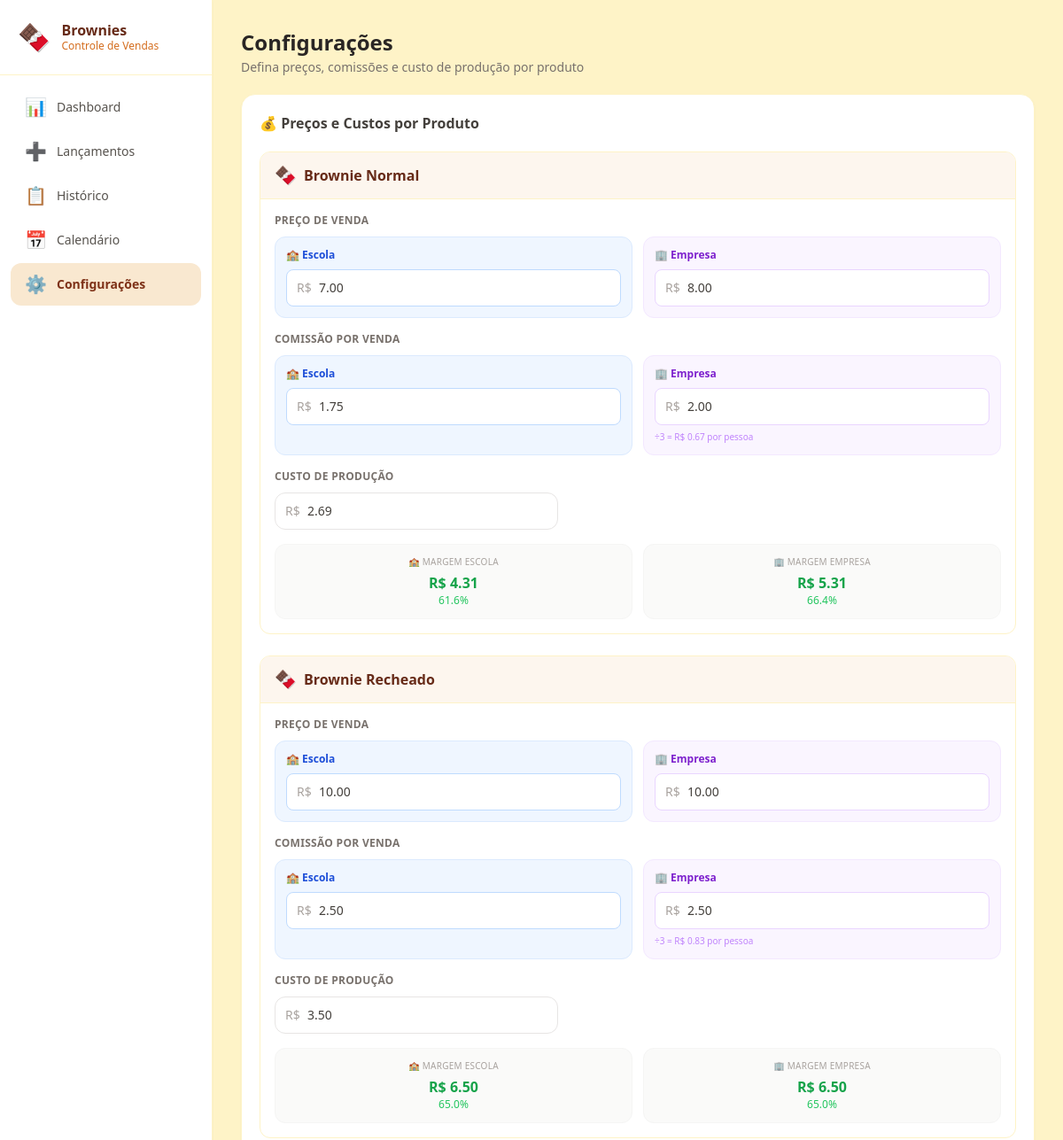
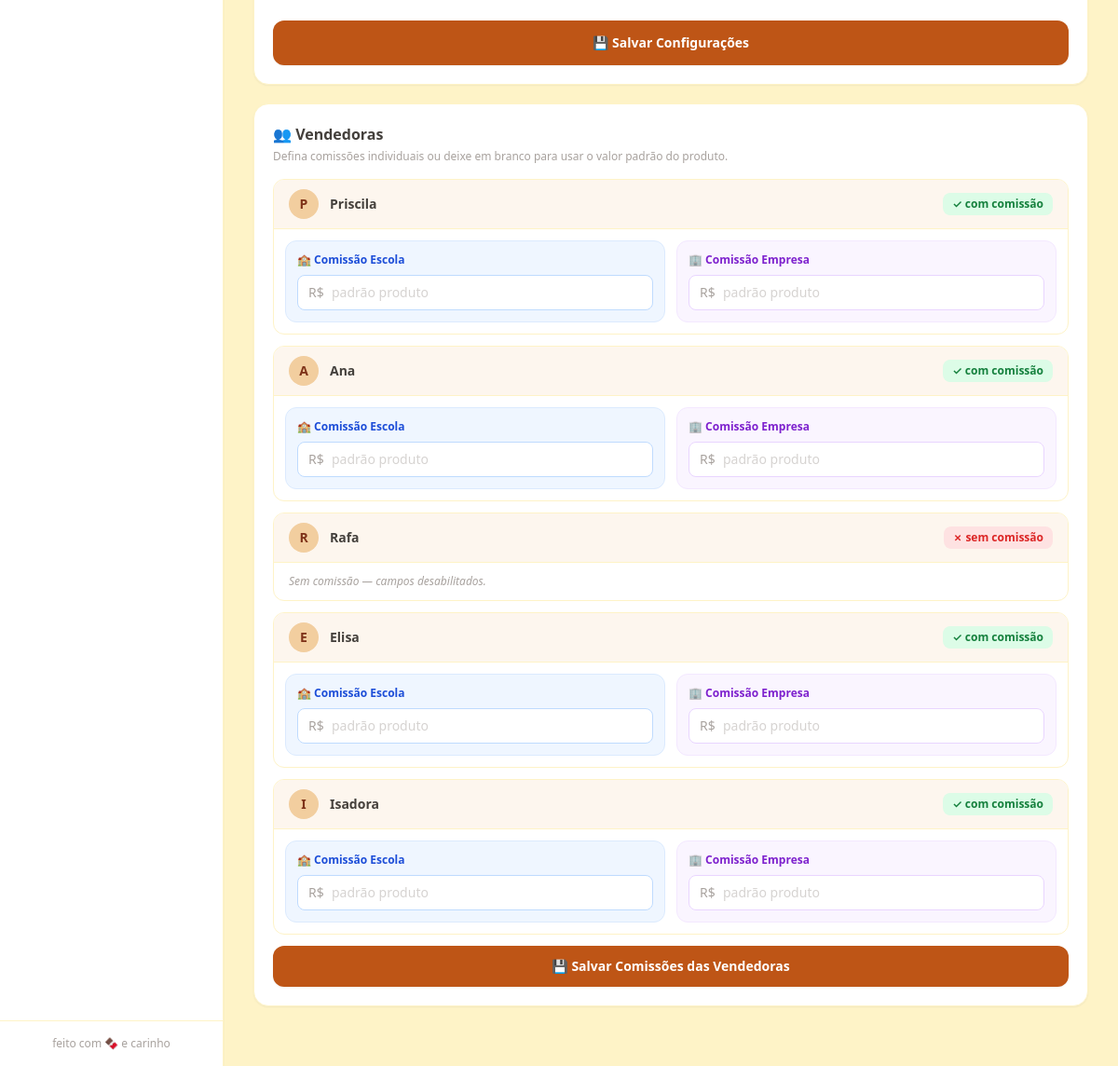
/configuracoes, run on the app's committed database (2 pictures, top to bottom).
### app.py (models this page shows)
class Produto(db.Model):
    id = db.Column(db.Integer, primary_key=True)
    nome = db.Column(db.String(100), nullable=False)
    preco_escola = db.Column(db.Float, default=0.0)
    preco_empresa = db.Column(db.Float, default=0.0)
    custo = db.Column(db.Float, default=0.0)
    comissao_escola = db.Column(db.Float, default=0.0)
    comissao_empresa = db.Column(db.Float, default=0.0)

class Vendedora(db.Model):
    id = db.Column(db.Integer, primary_key=True)
    nome = db.Column(db.String(100), nullable=False)
    ativo = db.Column(db.Boolean, default=True)
    tem_comissao = db.Column(db.Boolean, default=True)
    comissao_escola = db.Column(db.Float, nullable=True)   # None = usa valor do produto
    comissao_empresa = db.Column(db.Float, nullable=True)  # None = usa valor do produto

### app.py (the view, shortened to what this page needs)
@app.route('/configuracoes', methods=['GET', 'POST'])
def configuracoes():
    produtos = Produto.query.all()
    vendedoras = Vendedora.query.all()
    return render_template('configuracoes.html', produtos=produtos, vendedoras=vendedoras)

### templates/configuracoes.html (shortened to what this page needs)
{% extends "base.html" %}
{% block content %}
<div class="space-y-5">
  <div class="hidden md:block">
    <h2 class="text-2xl font-bold text-stone-800">Configurações</h2>
    <p class="text-stone-500 text-sm mt-0.5">Defina preços, comissões e custo de produção por produto</p>
  </div>
  <div class="bg-white rounded-2xl p-5 shadow-sm border border-amber-100">
    <h3 class="font-semibold text-stone-700 mb-5 flex items-center gap-2">💰 Preços e Custos por Produto</h3>
    <form method="POST" action="/configuracoes" class="space-y-6">
      {% for p in produtos %}
      <div class="border border-amber-100 rounded-xl overflow-hidden">
        <div class="bg-choco-50 px-4 py-3 flex items-center gap-2 border-b border-amber-100">
          <span class="text-xl">🍫</span>
          <h4 class="font-semibold text-choco-900">{{ p.nome }}</h4>
        </div>
        <div class="p-4 space-y-4">
          <div>
            <p class="text-xs font-semibold text-stone-500 uppercase tracking-wide mb-2.5">Preço de Venda</p>
            <div class="grid grid-cols-2 gap-3">
              <div class="bg-blue-50 rounded-xl p-3 border border-blue-100">
                <label class="flex items-center gap-1.5 text-xs font-semibold text-blue-700 mb-2">
                  🏫 Escola
                </label>
                <div class="relative">
                  <span class="absolute left-3 top-1/2 -translate-y-1/2 text-stone-400 text-sm font-medium pointer-events-none">R$</span>
                  <input type="number" name="preco_escola_{{ p.id }}" value="{{ '%.2f'|format(p.preco_escola) }}"
                    step="0.01" min="0" placeholder="0,00" inputmode="decimal"
                    class="w-full pl-9 pr-3 py-2.5 rounded-lg border border-blue-200 text-stone-700 text-sm
                           focus:outline-none focus:ring-2 focus:ring-blue-400 focus:border-transparent bg-white transition-all">
                </div>
              </div>
              <div class="bg-purple-50 rounded-xl p-3 border border-purple-100">
                <label class="flex items-center gap-1.5 text-xs font-semibold text-purple-700 mb-2">
                  🏢 Empresa
                </label>
                <div class="relative">
                  <span class="absolute left-3 top-1/2 -translate-y-1/2 text-stone-400 text-sm font-medium pointer-events-none">R$</span>
                  <input type="number" name="preco_empresa_{{ p.id }}" value="{{ '%.2f'|format(p.preco_empresa) }}"
                    step="0.01" min="0" placeholder="0,00" inputmode="decimal"
                    class="w-full pl-9 pr-3 py-2.5 rounded-lg border border-purple-200 text-stone-700 text-sm
                           focus:outline-none focus:ring-2 focus:ring-purple-400 focus:border-transparent bg-white transition-all">
                </div>
              </div>
            </div>
          </div>
          <div>
            <p class="text-xs font-semibold text-stone-500 uppercase tracking-wide mb-2.5">Comissão por Venda</p>
            <div class="grid grid-cols-2 gap-3">
              <div class="bg-blue-50 rounded-xl p-3 border border-blue-100">
                <label class="flex items-center gap-1.5 text-xs font-semibold text-blue-700 mb-2">🏫 Escola</label>
                <div class="relative">
                  <span class="absolute left-3 top-1/2 -translate-y-1/2 text-stone-400 text-sm font-medium pointer-events-none">R$</span>
                  <input type="number" name="comissao_escola_{{ p.id }}" value="{{ '%.2f'|format(p.comissao_escola) }}"
                    step="0.01" min="0" placeholder="0,00" inputmode="decimal"
                    class="w-full pl-9 pr-3 py-2.5 rounded-lg border border-blue-200 text-stone-700 text-sm
                           focus:outline-none focus:ring-2 focus:ring-blue-400 focus:border-transparent bg-white transition-all">
                </div>
              </div>
              <div class="bg-purple-50 rounded-xl p-3 border border-purple-100">
                <label class="flex items-center gap-1.5 text-xs font-semibold text-purple-700 mb-2">🏢 Empresa</label>
                <div class="relative">
                  <span class="absolute left-3 top-1/2 -translate-y-1/2 text-stone-400 text-sm font-medium pointer-events-none">R$</span>
                  <input type="number" name="comissao_empresa_{{ p.id }}" value="{{ '%.2f'|format(p.comissao_empresa) }}"
                    step="0.01" min="0" placeholder="0,00" inputmode="decimal"
                    class="w-full pl-9 pr-3 py-2.5 rounded-lg border border-purple-200 text-stone-700 text-sm
                           focus:outline-none focus:ring-2 focus:ring-purple-400 focus:border-transparent bg-white transition-all">
                </div>
                {% if p.comissao_empresa > 0 %}
                <p class="text-[10px] text-purple-400 mt-1.5">÷3 = R$ {{ '%.2f'|format(p.comissao_empresa / 3) }} por pessoa</p>
                {% endif %}
              </div>
            </div>
          </div>
          <div>
            <p class="text-xs font-semibold text-stone-500 uppercase tracking-wide mb-2.5">Custo de Produção</p>
            <div class="relative max-w-xs">
              <span class="absolute left-3 top-1/2 -translate-y-1/2 text-stone-400 text-sm font-medium pointer-events-none">R$</span>
              <input type="number" name="custo_{{ p.id }}" value="{{ '%.2f'|format(p.custo) }}"
                step="0.01" min="0" placeholder="0,00" inputmode="decimal"
                class="w-full pl-9 pr-3 py-2.5 rounded-xl border border-stone-200 text-stone-700 text-sm
                       focus:outline-none focus:ring-2 focus:ring-choco-400 focus:border-transparent bg-white transition-all">
            </div>
          </div>
          {% if p.custo > 0 and (p.preco_escola > 0 or p.preco_empresa > 0) %}
          <div class="grid grid-cols-2 gap-3">
            {% if p.preco_escola > 0 %}
            {% set margem_e = p.preco_escola - p.custo %}
            {% set pct_e = (margem_e / p.preco_escola * 100) %}
            <div class="bg-stone-50 rounded-xl p-3 text-center border border-stone-100">
              <p class="text-[10px] text-stone-400 font-medium uppercase tracking-wide mb-1">🏫 Margem Escola</p>
              <p class="font-bold text-base {% if margem_e > 0 %}text-green-600{% else %}text-red-600{% endif %}">
                R$ {{ "%.2f"|format(margem_e) }}
              </p>
              <p class="text-xs {% if pct_e > 0 %}text-green-500{% else %}text-red-500{% endif %}">{{ "%.1f"|format(pct_e) }}%</p>
            </div>
            {% endif %}
            {% if p.preco_empresa > 0 %}
            {% set margem_p = p.preco_empresa - p.custo %}
            {% set pct_p = (margem_p / p.preco_empresa * 100) %}
            <div class="bg-stone-50 rounded-xl p-3 text-center border border-stone-100">
              <p class="text-[10px] text-stone-400 font-medium uppercase tracking-wide mb-1">🏢 Margem Empresa</p>
              <p class="font-bold text-base {% if margem_p > 0 %}text-green-600{% else %}text-red-600{% endif %}">
                R$ {{ "%.2f"|format(margem_p) }}
              </p>
              <p class="text-xs {% if pct_p > 0 %}text-green-500{% else %}text-red-500{% endif %}">{{ "%.1f"|format(pct_p) }}%</p>
            </div>
            {% endif %}
          </div>
          {% else %}
          <p class="text-xs text-amber-600 flex items-center gap-1.5">
            ⚠️ Preencha os preços e o custo para ver as margens de lucro
          </p>
          {% endif %}
        </div>
      </div>
      {% endfor %}
      <button type="submit"
        class="w-full bg-choco-600 hover:bg-choco-700 active:scale-[0.99] text-white py-3.5 rounded-xl font-semibold transition-all text-sm shadow-sm">
        💾 Salvar Configurações
      </button>
    </form>
  </div>
  <div class="bg-white rounded-2xl p-5 shadow-sm border border-amber-100">
    <h3 class="font-semibold text-stone-700 mb-1 flex items-center gap-2">👥 Vendedoras</h3>
    <p class="text-xs text-stone-400 mb-4">Defina comissões individuais ou deixe em branco para usar o valor padrão do produto.</p>
    <form method="POST" action="/configuracoes/vendedoras" class="space-y-3">
      {% for v in vendedoras %}
      <div class="border border-amber-100 rounded-xl overflow-hidden">
        <div class="bg-choco-50 px-4 py-2.5 flex items-center gap-3 border-b border-amber-100">
          <div class="w-8 h-8 rounded-full bg-choco-200 flex items-center justify-center text-choco-800 font-bold text-sm shrink-0">
            {{ v.nome[0] }}
          </div>
          <span class="font-semibold text-stone-700 text-sm flex-1">{{ v.nome }}</span>
          <button type="submit" form="toggle-form-{{ v.id }}" title="Alternar comissão"
            class="text-xs px-2.5 py-1 rounded-lg font-semibold transition-colors
                   {% if v.tem_comissao %}bg-green-100 text-green-700 hover:bg-green-200{% else %}bg-red-100 text-red-600 hover:bg-red-200{% endif %}">
            {% if v.tem_comissao %}✓ com comissão{% else %}✗ sem comissão{% endif %}
          </button>
        </div>
        {% if v.tem_comissao %}
        <div class="p-3 grid grid-cols-2 gap-3">
          <div class="bg-blue-50 rounded-xl p-3 border border-blue-100">
            <label class="flex items-center gap-1 text-xs font-semibold text-blue-700 mb-2">🏫 Comissão Escola</label>
            <div class="relative">
              <span class="absolute left-3 top-1/2 -translate-y-1/2 text-stone-400 text-sm font-medium pointer-events-none">R$</span>
              <input type="number" name="comissao_escola_{{ v.id }}"
                value="{{ '%.2f'|format(v.comissao_escola) if v.comissao_escola is not none else '' }}"
                step="0.01" min="0" inputmode="decimal"
                placeholder="padrão produto"
                class="w-full pl-9 pr-3 py-2 rounded-lg border border-blue-200 text-stone-700 text-sm
                       focus:outline-none focus:ring-2 focus:ring-blue-400 focus:border-transparent bg-white transition-all placeholder:text-stone-300">
            </div>
          </div>
          <div class="bg-purple-50 rounded-xl p-3 border border-purple-100">
            <label class="flex items-center gap-1 text-xs font-semibold text-purple-700 mb-2">🏢 Comissão Empresa</label>
            <div class="relative">
              <span class="absolute left-3 top-1/2 -translate-y-1/2 text-stone-400 text-sm font-medium pointer-events-none">R$</span>
              <input type="number" name="comissao_empresa_{{ v.id }}"
                value="{{ '%.2f'|format(v.comissao_empresa) if v.comissao_empresa is not none else '' }}"
                step="0.01" min="0" inputmode="decimal"
                placeholder="padrão produto"
                class="w-full pl-9 pr-3 py-2 rounded-lg border border-purple-200 text-stone-700 text-sm
                       focus:outline-none focus:ring-2 focus:ring-purple-400 focus:border-transparent bg-white transition-all placeholder:text-stone-300">
            </div>
          </div>
        </div>
        {% else %}
        <p class="px-4 py-3 text-xs text-stone-400 italic">Sem comissão — campos desabilitados.</p>
        {% endif %}
      </div>
      {% endfor %}
      <button type="submit"
        class="w-full bg-choco-600 hover:bg-choco-700 active:scale-[0.99] text-white py-3 rounded-xl font-semibold transition-all text-sm shadow-sm mt-2">
        💾 Salvar Comissões das Vendedoras
      </button>
    </form>
  </div>
</div>
{% endblock %}

### templates/base.html (shortened to what this page needs)
<!DOCTYPE html>
<html lang="pt-BR">
<head>
  <script src="https://cdn.tailwindcss.com"></script>
</head>
<body class="bg-amber-100 min-h-screen">
  <aside class="hidden md:flex flex-col fixed inset-y-0 left-0 w-60 bg-white border-r border-amber-100 shadow-sm z-30">
    <div class="px-5 py-6 border-b border-amber-100 flex items-center gap-3">
      <span class="text-3xl leading-none">🍫</span>
      <div>
        <p class="font-bold text-choco-900 text-base leading-tight">Brownies</p>
        <p class="text-choco-500 text-xs">Controle de Vendas</p>
      </div>
    </div>
    <nav class="flex-1 p-3 space-y-0.5">
      <a href="/" class="flex items-center gap-3 px-4 py-2.5 rounded-xl transition-all duration-150 text-sm
        {% if request.endpoint == 'dashboard' %}bg-choco-100 text-choco-800 font-semibold{% else %}font-medium text-stone-600 hover:bg-choco-50 hover:text-choco-800{% endif %}">
        <span class="text-xl w-6 text-center">📊</span> Dashboard
      </a>
      <a href="/lancamentos" class="flex items-center gap-3 px-4 py-2.5 rounded-xl transition-all duration-150 text-sm
        {% if request.endpoint == 'lancamentos' %}bg-choco-100 text-choco-800 font-semibold{% else %}font-medium text-stone-600 hover:bg-choco-50 hover:text-choco-800{% endif %}">
        <span class="text-xl w-6 text-center">➕</span> Lançamentos
      </a>
      <a href="/historico" class="flex items-center gap-3 px-4 py-2.5 rounded-xl transition-all duration-150 text-sm
        {% if request.endpoint == 'historico' %}bg-choco-100 text-choco-800 font-semibold{% else %}font-medium text-stone-600 hover:bg-choco-50 hover:text-choco-800{% endif %}">
        <span class="text-xl w-6 text-center">📋</span> Histórico
      </a>
      <a href="/calendario" class="flex items-center gap-3 px-4 py-2.5 rounded-xl transition-all duration-150 text-sm
        {% if request.endpoint == 'calendario' %}bg-choco-100 text-choco-800 font-semibold{% else %}font-medium text-stone-600 hover:bg-choco-50 hover:text-choco-800{% endif %}">
        <span class="text-xl w-6 text-center">📅</span> Calendário
      </a>
      <a href="/configuracoes" class="flex items-center gap-3 px-4 py-2.5 rounded-xl transition-all duration-150 text-sm
        {% if request.endpoint == 'configuracoes' %}bg-choco-100 text-choco-800 font-semibold{% else %}font-medium text-stone-600 hover:bg-choco-50 hover:text-choco-800{% endif %}">
        <span class="text-xl w-6 text-center">⚙️</span> Configurações
      </a>
    </nav>
    <div class="p-4 border-t border-amber-100">
      <p class="text-xs text-stone-400 text-center">feito com 🍫 e carinho</p>
    </div>
  </aside>
  <main class="md:ml-60 pt-14 md:pt-0 pb-20 md:pb-8">
    <div class="{% block container_class %}p-4 md:p-8 max-w-5xl mx-auto{% endblock %}">
      {% block content %}{% endblock %}
    </div>
  </main>
</body>
</html>

### templates/base.html (style rules this page uses)
body { font-family: system-ui, -apple-system, sans-serif; }

### data on the page
Produto: nome "Brownie Normal", preco_escola "7.00", preco_empresa "8.00", comissao_escola "1.75", comissao_empresa "2.00", p.comissao_empresa/3 "0.67", custo "2.69", margem_e "4.31", pct_e "61.6", margem_p "5.31", pct_p "66.4"
Produto: nome "Brownie Recheado", preco_escola "10.00", preco_empresa "10.00", comissao_escola "2.50", comissao_empresa "2.50", p.comissao_empresa/3 "0.83", custo "3.50", margem_e "6.50", pct_e "65.0", margem_p "6.50", pct_p "65.0"
Vendedora: nome "P", nome "Priscila", tem_comissao "✓ com comissão"
Vendedora: nome "A", nome "Ana", tem_comissao "✓ com comissão"
Vendedora: nome "R", nome "Rafa", tem_comissao "✗ sem comissão"
Vendedora: nome "E", nome "Elisa", tem_comissao "✓ com comissão"
Vendedora: nome "I", nome "Isadora", tem_comissao "✓ com comissão"
